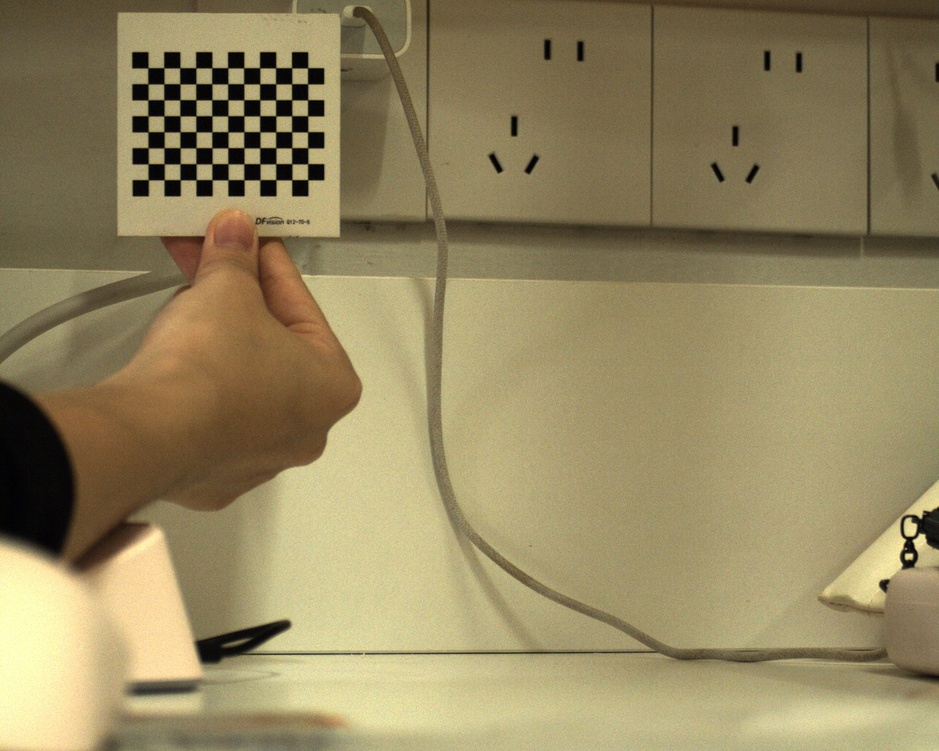
#> input picture calibrating-master/capture/calibration_images/1/stereo_l.jpg, 939 x 751 px, shrunk from 1280 x 1024 before the run, found by its file name
$ python debug_corners.py
#> lines starting #> are read from the running program, lines starting #| are printed output that depends on the picture
import cv2

img_path = r"E:\learning\calibrating\calibrating-master\capture\calibration_images\1\stereo_l.jpg"
img = cv2.imread(img_path)
#> img is the input picture: shape (751, 939, 3); mean B, G, R 96.2, 134.9, 148.3
gray = cv2.cvtColor(img, cv2.COLOR_BGR2GRAY)
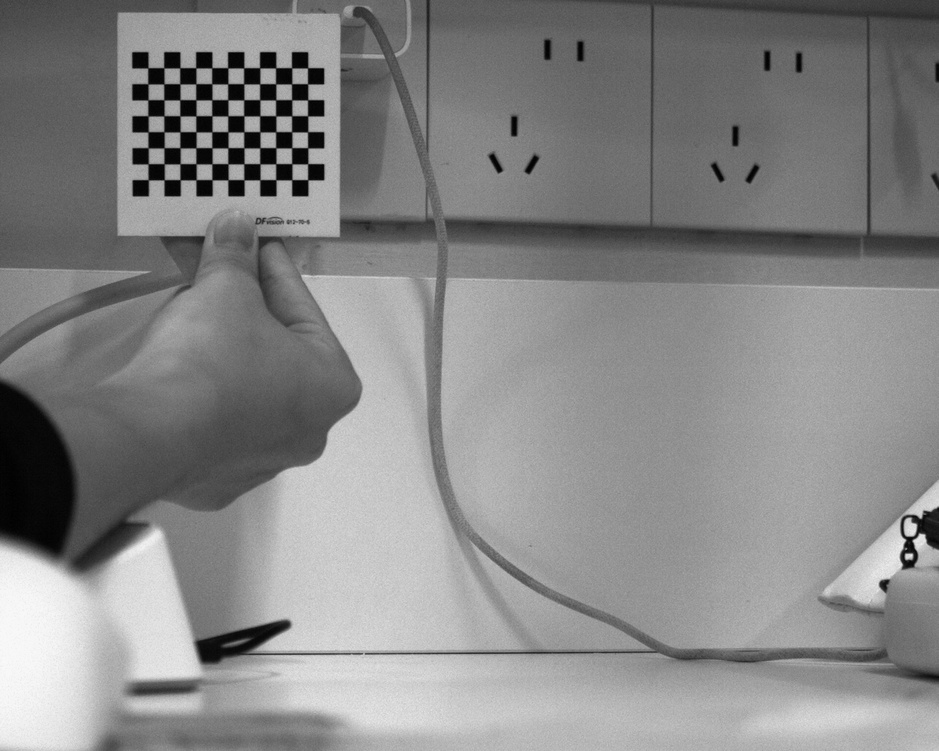
#> gray: shape (751, 939); min 0, max 249, mean 134.5

# 亮度增强后再尝试检测
enhanced = cv2.equalizeHist(gray)
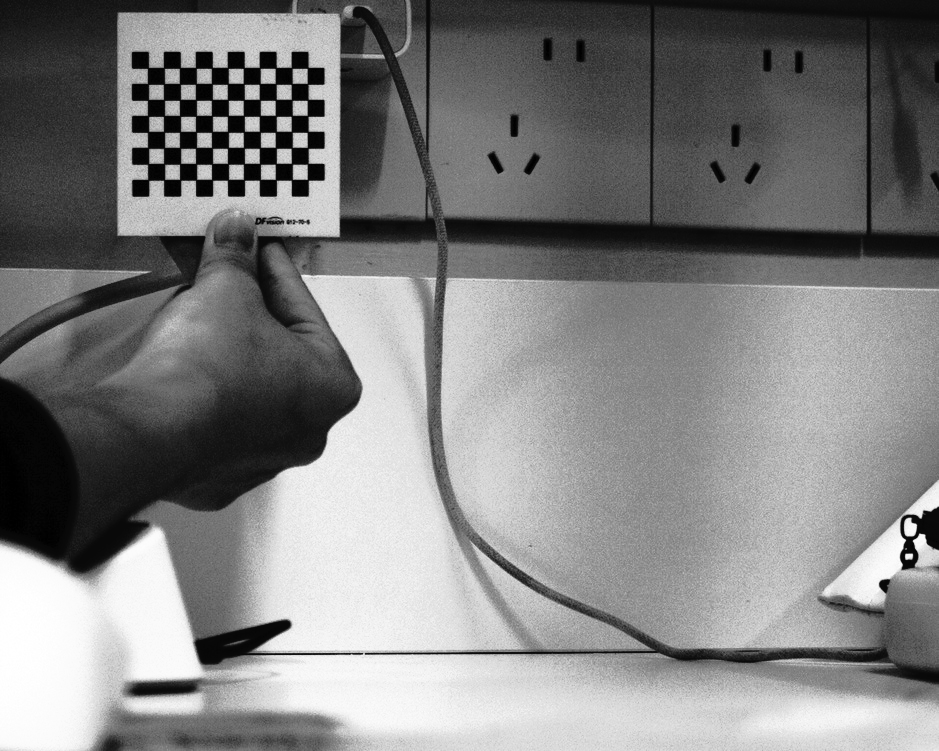
#> enhanced: shape (751, 939); min 0, max 255, mean 128.3

sizes = [(7,10),(10,7),(8,11),(11,8),(6,9),(9,6),(7,9),(9,7),(8,10),(10,8)]
print("=== 原图检测 ===")
for size in sizes:
    ret, _ = cv2.findChessboardCorners(gray, size, None)
    if ret:
        print(f"✅ 原图成功: {size}")
        break
else:
    print("原图全部失败")
#> this loop made 3 passes

print("\n=== 直方图均衡化后检测 ===")
for size in sizes:
    ret, _ = cv2.findChessboardCorners(enhanced, size, None)
    if ret:
        print(f"✅ 增强后成功: {size}")
        break
else:
    print("增强后也全部失败")

# 显示增强后的图，方便直观查看
cv2.imshow("Enhanced", enhanced)
cv2.waitKey(0)
cv2.destroyAllWindows()
